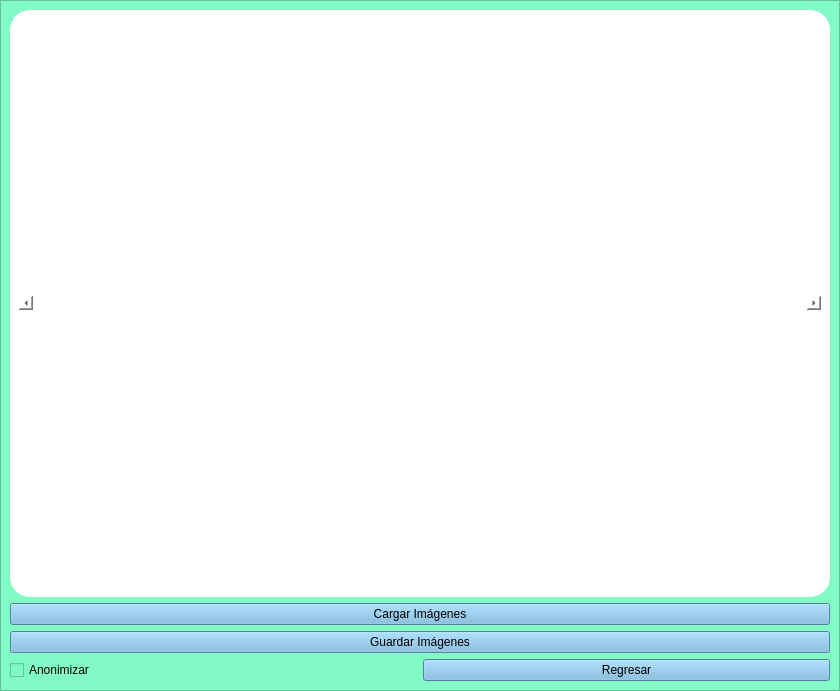
<?xml version="1.0" encoding="UTF-8"?>
<ui version="4.0">
 <class>MainWindow</class>
 <widget class="QMainWindow" name="MainWindow">
  <property name="geometry">
   <rect>
    <x>0</x>
    <y>0</y>
    <width>840</width>
    <height>691</height>
   </rect>
  </property>
  <property name="windowTitle">
   <string>placeholder</string>
  </property>
  <widget class="QWidget" name="centralwidget">
   <layout class="QVBoxLayout" name="verticalLayout">
    <property name="leftMargin">
     <number>0</number>
    </property>
    <property name="topMargin">
     <number>0</number>
    </property>
    <property name="rightMargin">
     <number>0</number>
    </property>
    <property name="bottomMargin">
     <number>0</number>
    </property>
    <item>
     <widget class="QFrame" name="frame">
      <property name="styleSheet">
       <string notr="true">
background-color: rgb(130, 250, 198);</string>
      </property>
      <property name="frameShape">
       <enum>QFrame::StyledPanel</enum>
      </property>
      <property name="frameShadow">
       <enum>QFrame::Raised</enum>
      </property>
      <layout class="QGridLayout" name="gridLayout">
       <item row="3" column="0">
        <widget class="QCheckBox" name="anonimizar">
         <property name="text">
          <string>Anonimizar</string>
         </property>
        </widget>
       </item>
       <item row="3" column="1">
        <widget class="QPushButton" name="return_button">
         <property name="styleSheet">
          <string notr="true">background-color: rgb(115, 181, 222);</string>
         </property>
         <property name="text">
          <string>Regresar</string>
         </property>
        </widget>
       </item>
       <item row="1" column="0" colspan="2">
        <widget class="QPushButton" name="cargar_imagenes">
         <property name="styleSheet">
          <string notr="true">background-color: rgb(115, 181, 222);</string>
         </property>
         <property name="text">
          <string>Cargar Imágenes</string>
         </property>
        </widget>
       </item>
       <item row="2" column="0" colspan="2">
        <widget class="QPushButton" name="guardar_imagenes">
         <property name="styleSheet">
          <string notr="true">background-color: rgb(115, 181, 222);</string>
         </property>
         <property name="text">
          <string>Guardar Imágenes</string>
         </property>
        </widget>
       </item>
       <item row="0" column="0" colspan="2">
        <widget class="QFrame" name="frame_2">
         <property name="styleSheet">
          <string notr="true">background-color: rgb(255, 255, 255);
border-radius: 20px;</string>
         </property>
         <property name="frameShape">
          <enum>QFrame::StyledPanel</enum>
         </property>
         <property name="frameShadow">
          <enum>QFrame::Raised</enum>
         </property>
         <layout class="QVBoxLayout" name="verticalLayout_3">
          <item>
           <layout class="QVBoxLayout" name="graph_area">
            <property name="spacing">
             <number>0</number>
            </property>
            <property name="sizeConstraint">
             <enum>QLayout::SetNoConstraint</enum>
            </property>
           </layout>
          </item>
          <item>
           <widget class="QScrollBar" name="scrollBar">
            <property name="maximum">
             <number>0</number>
            </property>
            <property name="orientation">
             <enum>Qt::Horizontal</enum>
            </property>
           </widget>
          </item>
         </layout>
        </widget>
       </item>
      </layout>
     </widget>
    </item>
   </layout>
  </widget>
 </widget>
 <resources/>
 <connections/>
</ui>
